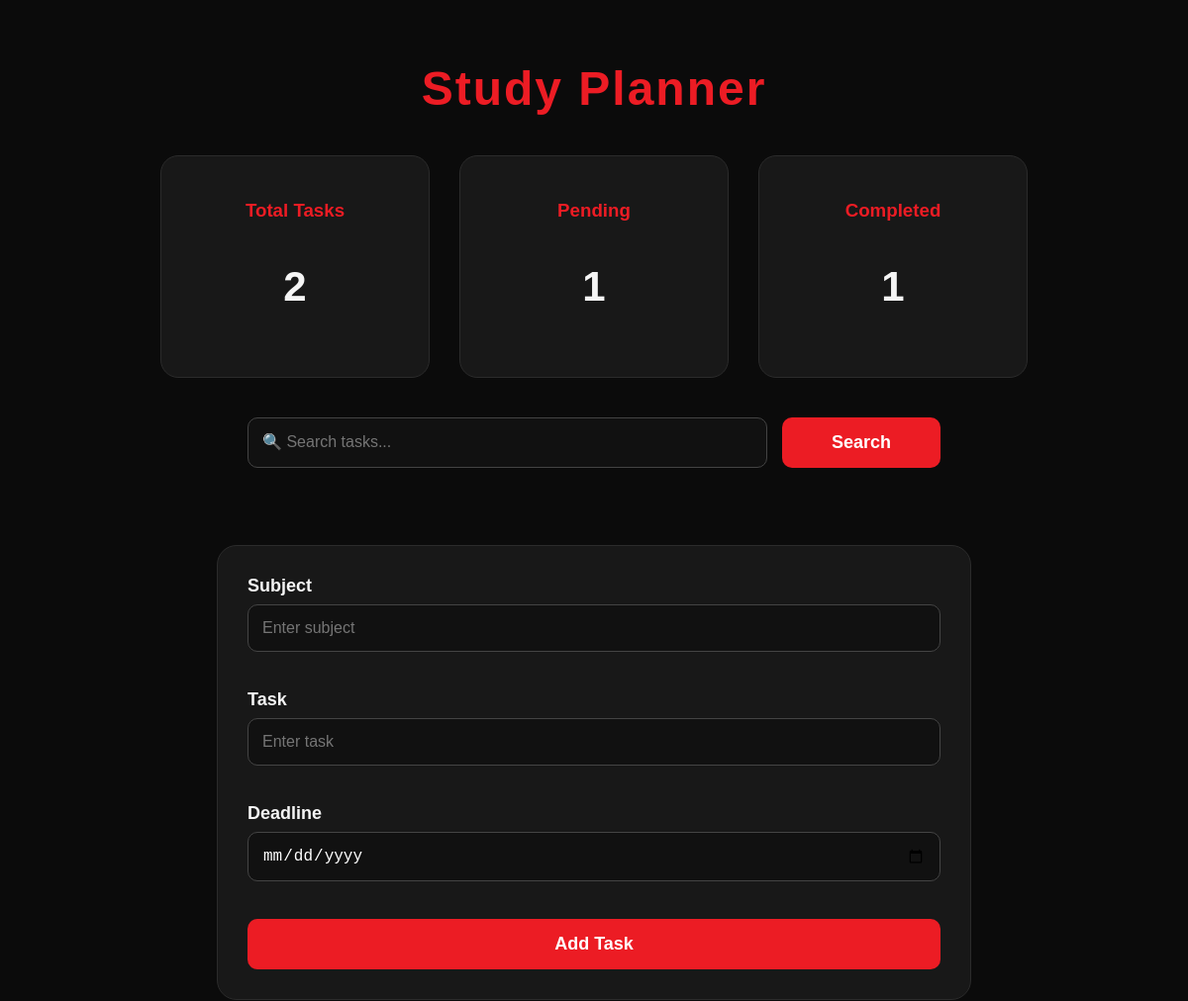
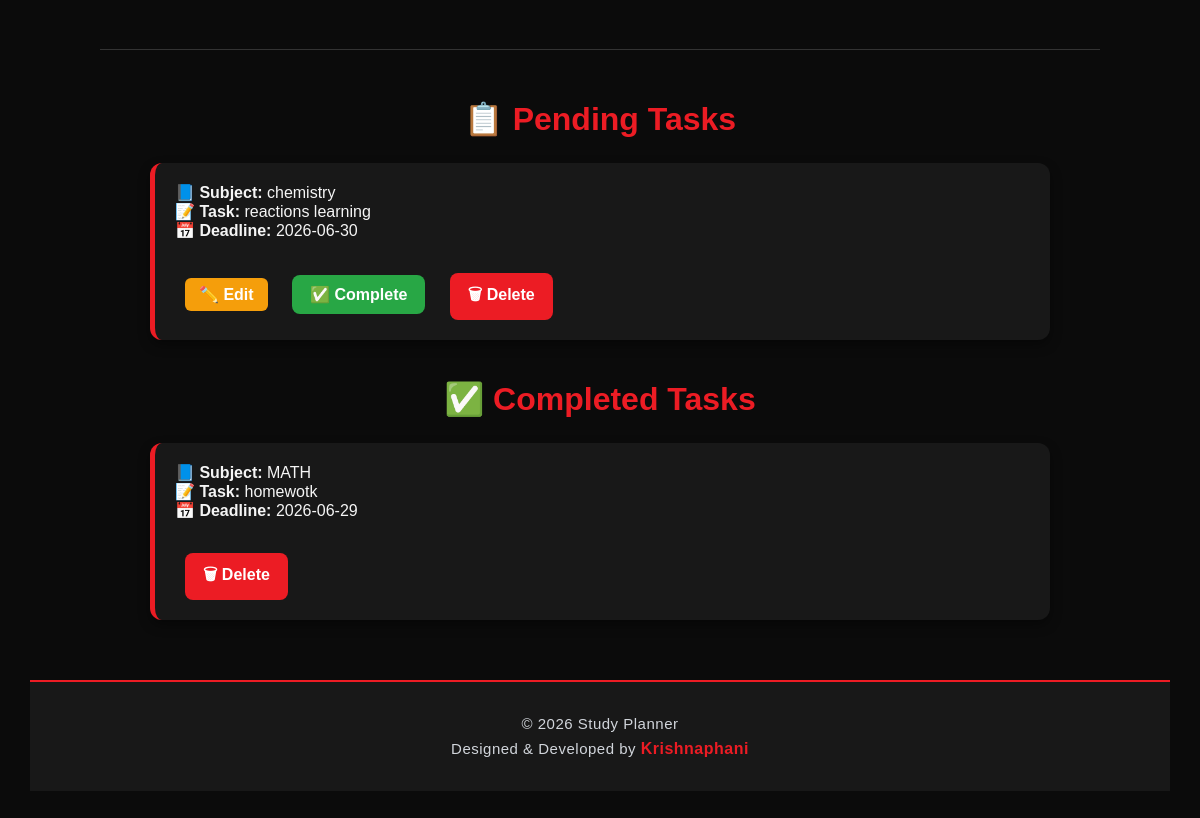
Before: / with the older database file (2 pictures, top to bottom).
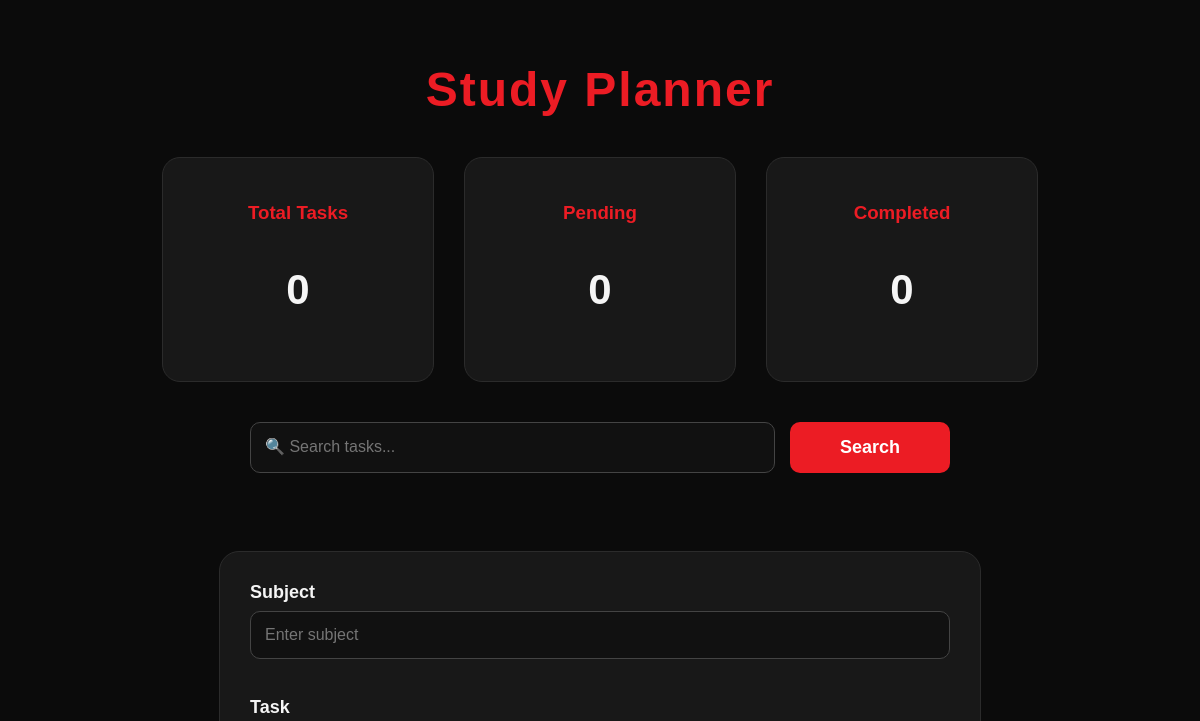
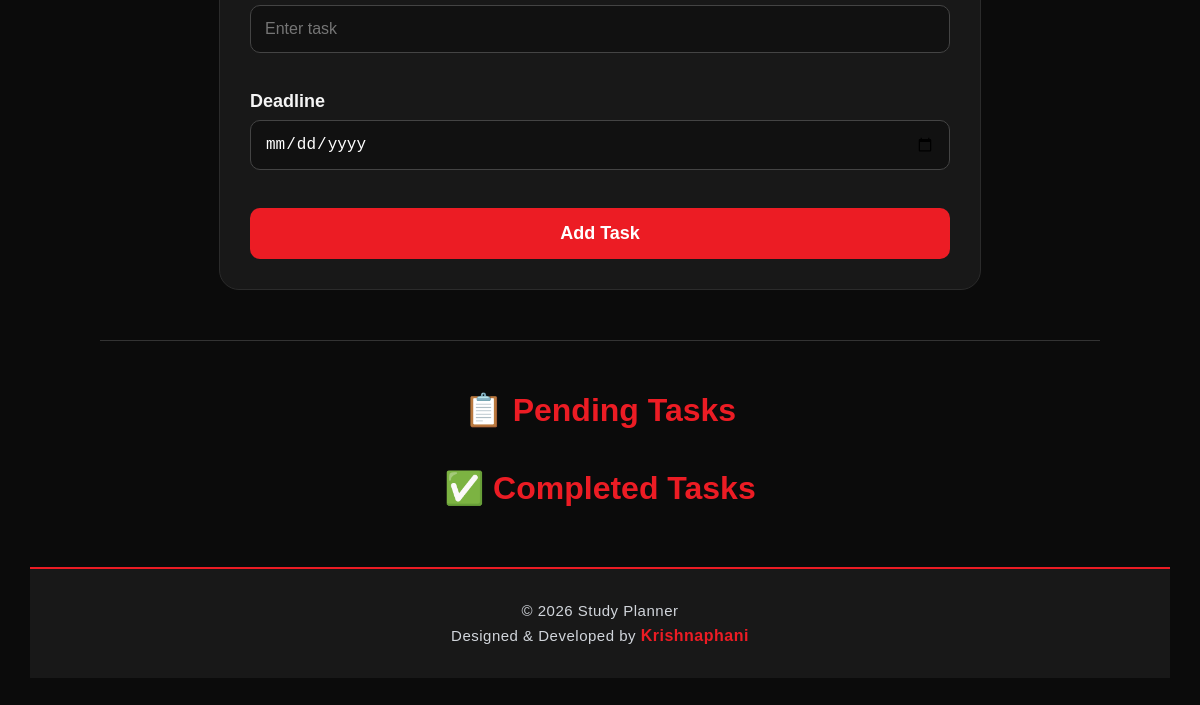
After: the same page with the newer database file (2 pictures, top to bottom).
### tables this page shows
CREATE TABLE tasks (
    id INTEGER PRIMARY KEY AUTOINCREMENT,
    subject TEXT NOT NULL,
    task TEXT NOT NULL,
    deadline TEXT NOT NULL,
    completed INTEGER DEFAULT 0
);

### app.py (the view)
@app.route('/', methods=['GET', 'POST'])
def home():
    if request.method == 'POST':
        subject = request.form['subject']
        task = request.form['task']
        deadline = request.form['deadline']
        add_task(subject, task, deadline)
    search = request.args.get("search")
    if search:
        tasks = search_tasks(search)
    else:
        tasks = get_pending_tasks()
    completed_tasks = get_completed_tasks()
    return render_template(
        "index.html",
        tasks=tasks,
        completed_tasks=completed_tasks,
        total_tasks=len(tasks) + len(completed_tasks),
        pending_count=len(tasks),
        completed_count=len(completed_tasks)
    )

### database/db_helper.py (called while the page is built)
def get_pending_tasks():
    connection = sqlite3.connect(DATABASE)
    cursor = connection.cursor()
    cursor.execute("""
        SELECT * FROM tasks
        WHERE completed = 0
    """)
    tasks = cursor.fetchall()
    connection.close()
    return tasks

def get_completed_tasks():
    connection = sqlite3.connect(DATABASE)
    cursor = connection.cursor()
    cursor.execute("""
        SELECT * FROM tasks
        WHERE completed = 1
    """)
    tasks = cursor.fetchall()
    connection.close()
    return tasks

### templates/index.html (shortened to what this page needs)
<!DOCTYPE html>
<html>
<head>
    <link rel="stylesheet" href="{{ url_for('static', filename='style.css') }}">
</head>
<body>
    <h1>Study Planner</h1>
    <div class="dashboard">
    <div class="card">
        <h3>Total Tasks</h3>
        <p>{{ total_tasks }}</p>
    </div>
    <div class="card">
        <h3>Pending</h3>
        <p>{{ pending_count }}</p>
    </div>
    <div class="card">
        <h3>Completed</h3>
        <p>{{ completed_count }}</p>
    </div>
</div>
<form method="GET">
    <input
    type="text"
    name="search"
    placeholder="🔍 Search tasks..."
    value="{{ request.args.get('search', '') }}">
    <button type="submit">Search</button>
</form>
<br>
    <form method="POST">
        <label>Subject</label>
        <br>
        <input
    type="text"
    name="subject"
    placeholder="Enter subject"
    required>
        <br><br>
        <label>Task</label>
        <br>
        <input
    type="text"
    name="task"
    placeholder="Enter task"
    required>
        <br><br>
        <label>Deadline</label>
        <br>
        <input
    type="date"
    name="deadline"
    required>
        <br><br>
        <button type="submit">Add Task</button>
    </form>
    <hr>
    <h2>📋 Pending Tasks</h2>
    <ul>
    {% for t in tasks %}
<li>
    <strong>📘 Subject:</strong> {{ t[1] }} <br>
    <strong>📝 Task:</strong> {{ t[2] }} <br>
    <strong>📅 Deadline:</strong> {{ t[3] }} <br><br>
    <a href="/edit/{{ t[0] }}" class="edit-btn">✏️ Edit</a>
    <a href="/complete/{{ t[0] }}" class="complete-btn">✅ Complete</a>
<a href="/delete/{{ t[0] }}" class="delete-btn">🗑 Delete</a>
</li>
{% endfor %}
</ul>
    <h2>✅ Completed Tasks</h2>
<ul>
{% for t in completed_tasks %}
<li>
    <strong>📘 Subject:</strong> {{ t[1] }} <br>
    <strong>📝 Task:</strong> {{ t[2] }} <br>
    <strong>📅 Deadline:</strong> {{ t[3] }} <br><br>
    <a href="/delete/{{ t[0] }}" class="delete-btn">🗑 Delete</a>
</li>
{% endfor %}
</ul>
<footer>
    <p>© 2026 Study Planner</p>
    <p>Designed & Developed by <strong>Krishnaphani</strong></p>
</footer></body>
</html>

Changed rows visible on the page:
removed tasks: subject "chemistry", task "reactions learning", deadline "2026-06-30", shown under "📋 Pending Tasks"
removed tasks: subject "MATH", task "homewotk", deadline "2026-06-29", shown under "✅ Completed Tasks"
Other visible differences:
{{ total_tasks }}: "2" → "0"
{{ pending_count }}: "1" → "0"
{{ completed_count }}: "1" → "0"
